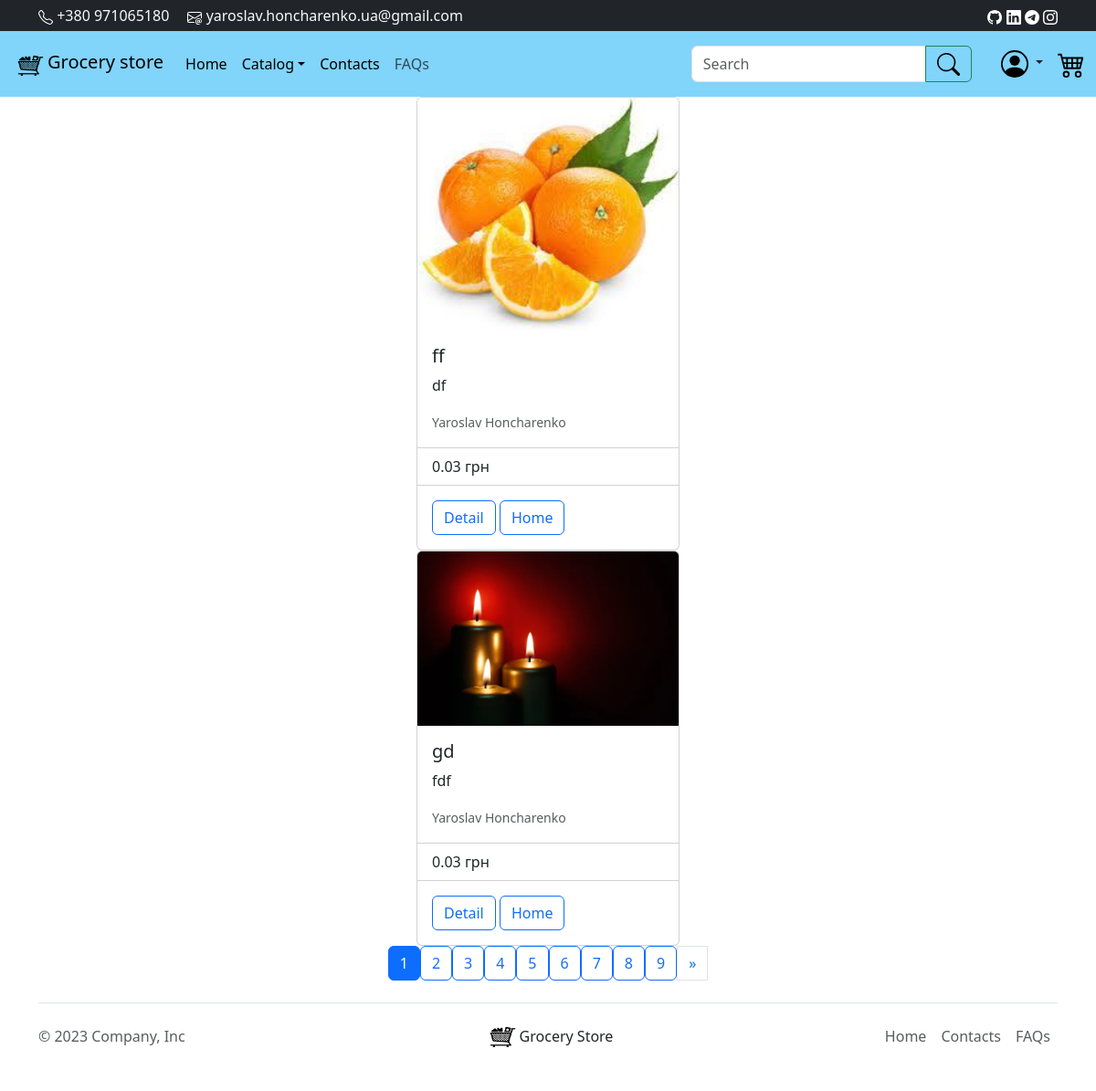
The app's page /search/, older data.
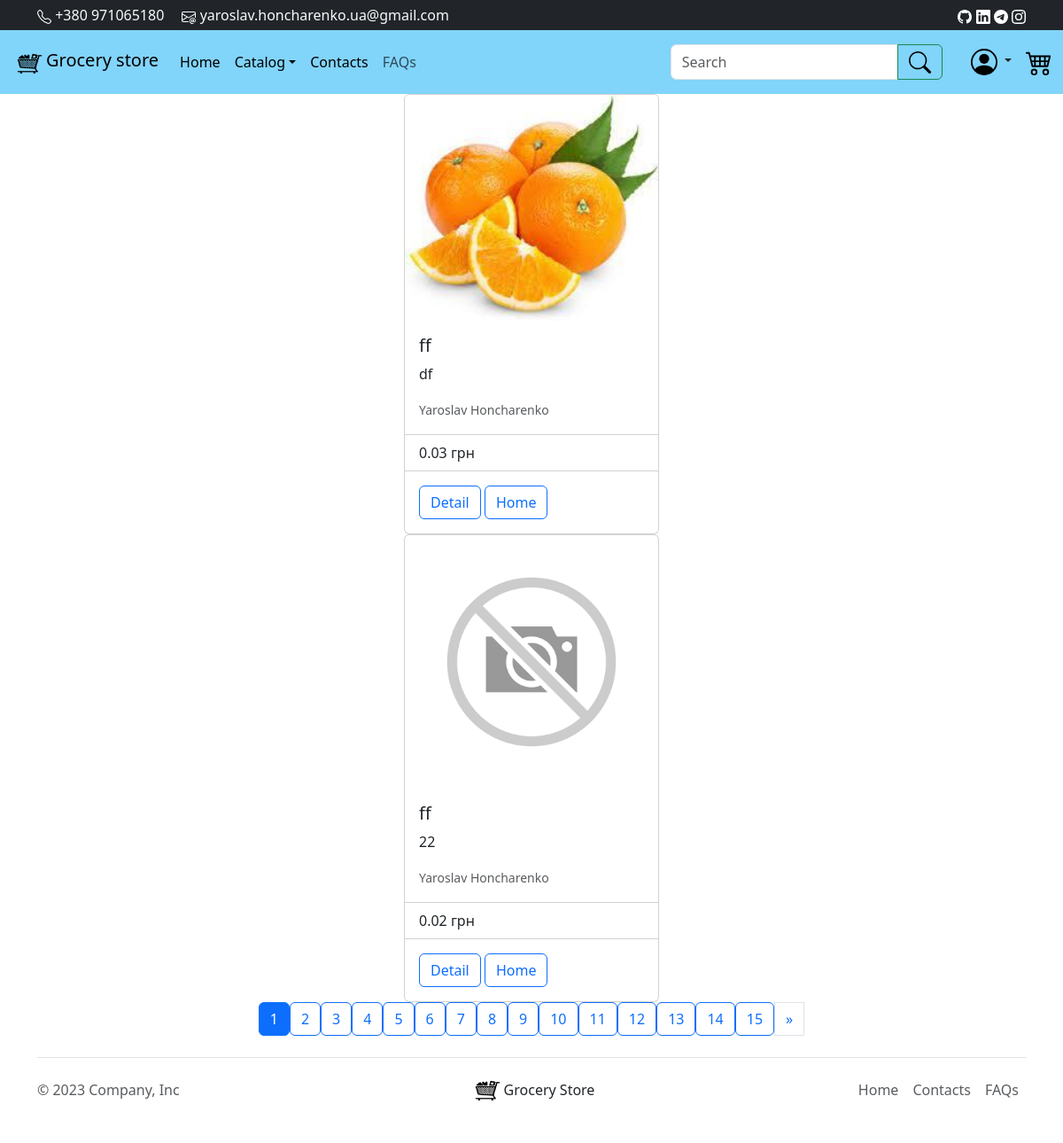
The same page, newer data.
### New_Shop/models.py (models this page shows, shortened)
class Product(models.Model):
    user = models.ForeignKey(
        settings.AUTH_USER_MODEL,
        default=1, blank=False, null=True,
        on_delete=models.SET_NULL,
    )
    name = models.CharField(max_length=200, blank=False, db_index=True)
    slug = AutoSlugField(populate_from='name', unique=True, null=True)
    price = models.DecimalField(max_digits=10, decimal_places=2, default=00.00)
    description = models.TextField(max_length=600, blank=False)
    category = models.ForeignKey(Category, related_name='products', on_delete=models.CASCADE)
    product_img = models.ImageField(
        upload_to=upload_location_product,
        blank=True, null=True,
        height_field='height_field',
        width_field='width_field'
    )
    height_field = models.IntegerField(default=0)
    width_field = models.IntegerField(default=0)
    stock = models.PositiveIntegerField(null=True, default=0)  # Поле для зберігання залишків продукта
    available = models.BooleanField(default=True)  # Покаже чи доступний чи ні продукт
    created = models.DateTimeField(auto_now_add=True, null=True)
    updated = models.DateTimeField(auto_now=True, null=True)
    class Meta:
        ordering = ('name',)
        index_together = (('id', 'slug'),)
    def get_absolute_url(self):
        return reverse('New_Shop:detail',
                       args=[self.id, self.slug])

### New_Shop/views.py (the view)
# urls.py: path('search/', product, name='search'),
def product(request, category_slug=None):
    query = request.GET.get('q')
    if category_slug:
        category = get_object_or_404(Category, slug=category_slug)
        queryset = Product.objects.filter(category=category)
    else:
        if query:
            queryset = Product.objects.filter(Q(name__icontains=query) | Q(description__icontains=query))
        else:
            queryset = Product.objects.all()
    category_list = Category.objects.all()
    paginator = Paginator(queryset, 2)
    page_request_var = 'page'
    page = request.GET.get(page_request_var)
    try:
        queryset = paginator.page(page)
    except PageNotAnInteger:
        queryset = paginator.page(1)
    except EmptyPage:
        queryset = paginator.page(paginator.num_pages)
    context = {
        'title': 'Product',
        'objects_list': queryset,
        'categories': category_list,
        'search_query': query,
        'page_request_var': page_request_var
    }
    return render(request, 'product.html', context)

### templates/product.html (shortened to what this page needs)
{% extends 'base.html' %}
{% load static %}
{% block content %}
{% for object in objects_list%}
    <div class="card mx-auto" style="width: 18rem;">
        {% if object.product_img %}
            <a href="{{ object.get_absolute_url }}">
                <img src="{{ object.product_img.url }}" class="card-img-top" alt="img"></a>
        {% else %}
            <a href="{{ object.get_absolute_url }}">
                <img src="{% static 'img/no_image.png' %}" class="img-fluid rounded-start" alt="img"></a>
        {% endif %}
        <div class="card-body">
            <h5 class="card-title">{{ object.name }}</h5>
            <p class="card-text">{{ object.description }}</p>
            {% if object.user.get_full_name %}
                    <p class="card-text"><small class="text-muted">{{ object.user.get_full_name }}</small></p>
            {% endif %}
        </div>
        <ul class="list-group list-group-flush">
            <li class="list-group-item">{{ object.price }} грн</li>
        </ul>
        <div class="card-body">
            <button onclick="location.href='{{ object.get_absolute_url }}'"
                    type="button" class="btn btn-outline-primary">Detail</button>
            <button onclick="location.href='/'" type="button" class="btn btn-outline-primary">
                Home</button>
        </div>
    </div>
{% endfor %}
<nav aria-label="Page navigation example">
    <ul class="pagination justify-content-center">
        {% for page_number in objects_list.paginator.page_range %}
            {% if objects_list.number == page_number %}
                <button class="btn btn-outline-primary active">
                    <span>{{ page_number }} </span>
                </button>
            {% else %}
                <a href="?{{ page_request_var }}={{ page_number }}{% if search_query %}&q={{ search_query }}{% endif %}" class="btn btn-outline-primary">
                    {{ page_number }}
                </a>
            {% endif %}
        {% endfor %}
        {% if objects_list.has_next %}
            <a class="page-link" href="??{{ page_request_var }}={{ objects_list.next_page_number }}{% if search_query %}&q={{ search_query }}{% endif %}" aria-label="Next">
                <span aria-hidden="true">&raquo;</span>
            </a>
        {% endif %}
    </ul>
</nav>
{% endblock content %}

Row changes from the older to the newer data that the page shows:
no longer on this page (row edited): Product: product_img (picture), name "gd", description "fdf", user.get_full_name "Yaroslav Honcharenko", price "0.03"
added Product: name "ff", description "22", user.get_full_name "Yaroslav Honcharenko", price "0.02"
Text that changed along with them:
new list line: "10"
new list line: "11"
new list line: "12"
new list line: "13"
new list line: "14"
new list line: "15"
